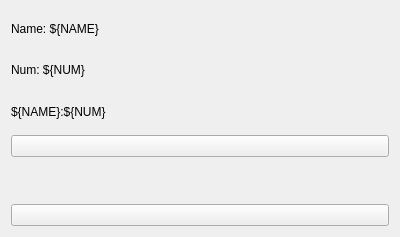
<?xml version="1.0" encoding="UTF-8"?>
<ui version="4.0">
 <class>Form</class>
 <widget class="QWidget" name="Form">
  <property name="geometry">
   <rect>
    <x>0</x>
    <y>0</y>
    <width>400</width>
    <height>237</height>
   </rect>
  </property>
  <property name="windowTitle">
   <string>Form</string>
  </property>
  <layout class="QVBoxLayout" name="verticalLayout">
   <item>
    <widget class="QLabel" name="name_label">
     <property name="toolTip">
      <string>${NAME}</string>
     </property>
     <property name="text">
      <string>Name: ${NAME}</string>
     </property>
    </widget>
   </item>
   <item>
    <widget class="QLabel" name="num_label">
     <property name="text">
      <string>Num: ${NUM}</string>
     </property>
    </widget>
   </item>
   <item>
    <widget class="QLabel" name="name_num_label">
     <property name="text">
      <string>${NAME}:${NUM}</string>
     </property>
    </widget>
   </item>
   <item>
    <widget class="PyDMShellCommand" name="one_two_shell">
     <property name="toolTip">
      <string/>
     </property>
     <property name="alarmSensitiveContent">
      <bool>false</bool>
     </property>
     <property name="alarmSensitiveBorder">
      <bool>true</bool>
     </property>
     <property name="PyDMToolTip">
      <string/>
     </property>
     <property name="channel">
      <string/>
     </property>
     <property name="PyDMIcon">
      <string/>
     </property>
     <property name="showConfirmDialog">
      <bool>false</bool>
     </property>
     <property name="runCommandsInFullShell">
      <bool>false</bool>
     </property>
     <property name="confirmMessage">
      <string>Are you sure you want to proceed?</string>
     </property>
     <property name="environmentVariables">
      <string/>
     </property>
     <property name="showIcon">
      <bool>true</bool>
     </property>
     <property name="allowMultipleExecutions">
      <bool>false</bool>
     </property>
     <property name="titles">
      <stringlist/>
     </property>
     <property name="commands">
      <stringlist>
       <string>echo ${ONE}</string>
       <string>echo ${TWO}</string>
       <string>echo ${ONE}:${TWO}</string>
      </stringlist>
     </property>
     <property name="passwordProtected">
      <bool>false</bool>
     </property>
     <property name="password">
      <string/>
     </property>
     <property name="protectedPassword">
      <string/>
     </property>
     <property name="showCurrentlyRunningIndication">
      <bool>false</bool>
     </property>
    </widget>
   </item>
   <item>
    <widget class="PyDMEmbeddedDisplay" name="emb_disp">
     <property name="toolTip">
      <string/>
     </property>
     <property name="macros">
      <string>{&quot;TITLE&quot;: &quot;${EMB_TITLE}&quot;}</string>
     </property>
     <property name="filename">
      <string>pcdswidgets/tests/builder/subdisplay.ui</string>
     </property>
     <property name="recursiveDisplaySearch">
      <bool>false</bool>
     </property>
     <property name="loadWhenShown">
      <bool>true</bool>
     </property>
     <property name="disconnectWhenHidden">
      <bool>true</bool>
     </property>
     <property name="followSymlinks">
      <bool>false</bool>
     </property>
    </widget>
   </item>
   <item>
    <widget class="PyDMRelatedDisplayButton" name="rel_disp">
     <property name="toolTip">
      <string/>
     </property>
     <property name="filenames">
      <stringlist>
       <string>pcdswidgets/tests/builder/subdisplay.ui</string>
      </stringlist>
     </property>
     <property name="macros">
      <stringlist>
       <string>{&quot;TITLE&quot;: &quot;${REL_TITLE}&quot;}</string>
      </stringlist>
     </property>
    </widget>
   </item>
  </layout>
 </widget>
 <customwidgets>
  <customwidget>
   <class>PyDMEmbeddedDisplay</class>
   <extends>QFrame</extends>
   <header>pydm.widgets.embedded_display</header>
  </customwidget>
  <customwidget>
   <class>PyDMRelatedDisplayButton</class>
   <extends>QPushButton</extends>
   <header>pydm.widgets.related_display_button</header>
  </customwidget>
  <customwidget>
   <class>PyDMShellCommand</class>
   <extends>QPushButton</extends>
   <header>pydm.widgets.shell_command</header>
  </customwidget>
 </customwidgets>
 <resources/>
 <connections/>
</ui>
